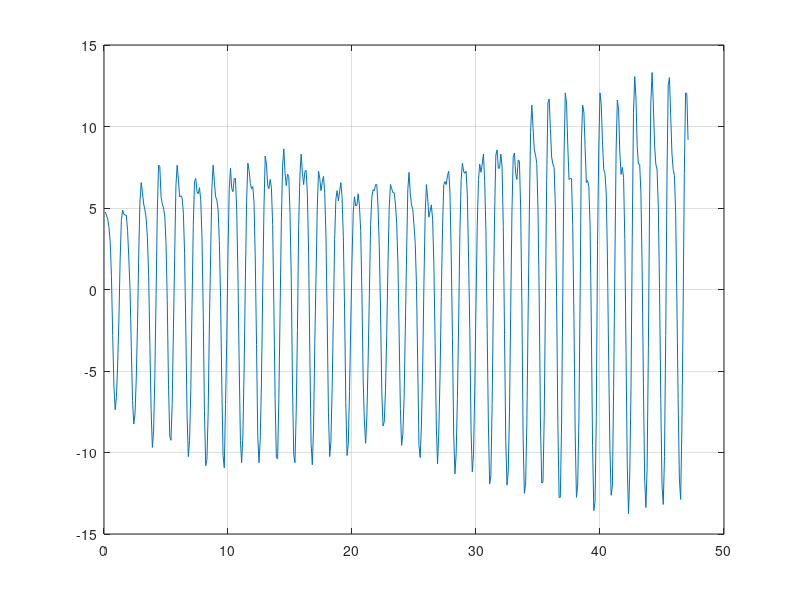

The MATLAB source for this figure:
% Carica la matrice dei dati (es: [M1, M2, M3, M4, roll, pitch])
data = [
1226, 1273, 1273, 1226, 4.7500000000, -5.4374995232;
1227, 1272, 1272, 1227, 4.5625019073, -6.0624718666;
1228, 1271, 1271, 1228, 4.3125028610, -5.9375000000;
1230, 1269, 1269, 1230, 3.8125016689, -5.3124995232;
1235, 1264, 1264, 1235, 2.9375014305, -3.6249997616;
1245, 1254, 1254, 1245, 0.8125030398, -0.4374699593;
1264, 1235, 1235, 1264, -2.8124983311, 3.9375667572;
1279, 1220, 1220, 1279, -5.9374966621, 7.3125548363;
1286, 1213, 1213, 1286, -7.3749980927, 9.1250677109;
1283, 1216, 1216, 1283, -6.6249928474, 9.2500333786;
1273, 1226, 1226, 1273, -4.6249933243, 8.1250457764;
1259, 1240, 1240, 1259, -1.8749990463, 5.7500524521;
1240, 1259, 1259, 1240, 1.8125003576, 1.6250560284;
1228, 1271, 1271, 1228, 4.2500000000, -1.6250007153;
1225, 1274, 1274, 1225, 4.8750038147, -3.6249997616;
1226, 1273, 1273, 1226, 4.6250019073, -5.2500000000;
1227, 1272, 1272, 1227, 4.5625019073, -6.1250023842;
1227, 1272, 1272, 1227, 4.5625019073, -5.9375000000;
1231, 1268, 1268, 1231, 3.6250002384, -5.1249833107;
1240, 1259, 1259, 1240, 1.9375026226, -2.9374694824;
1250, 1250, 1250, 1250, 0.0000000000, 0.0625126660;
1267, 1232, 1232, 1267, -3.4999969006, 4.5000467300;
1284, 1215, 1215, 1284, -6.8124980927, 8.0000543594;
1291, 1208, 1208, 1291, -8.2499961853, 10.1875448227;
1288, 1211, 1211, 1288, -7.6249971390, 10.6250324249;
1277, 1222, 1222, 1277, -5.4999990463, 9.2500333786;
1261, 1238, 1238, 1261, -2.2499969006, 6.3125324249;
1239, 1260, 1260, 1239, 2.1250021458, 1.5000635386;
1222, 1277, 1277, 1222, 5.4374971390, -2.9374694824;
1217, 1282, 1282, 1217, 6.5625009537, -5.7500009537;
1220, 1279, 1279, 1220, 5.9375019073, -6.9999704361;
1223, 1276, 1276, 1223, 5.2500014305, -7.1874861717;
1225, 1274, 1274, 1225, 4.8750038147, -6.6249995232;
1228, 1271, 1271, 1228, 4.3750028610, -5.7500009537;
1234, 1265, 1265, 1234, 3.1875019073, -4.0624690056;
1245, 1254, 1254, 1245, 0.8750024438, -0.8125013113;
1267, 1232, 1232, 1267, -3.4374976158, 4.2500615120;
1287, 1212, 1212, 1287, -7.4374976158, 8.3750305176;
1298, 1201, 1201, 1298, -9.6874923706, 11.4375505447;
1293, 1206, 1206, 1293, -8.6874980927, 11.3125305176;
1276, 1223, 1223, 1276, -5.2499966621, 9.0625305176;
1251, 1248, 1248, 1251, -0.3124980032, 4.6875762939;
1225, 1274, 1274, 1225, 4.8750038147, -0.5624993443;
1211, 1288, 1288, 1211, 7.6250014305, -4.4375014305;
1212, 1287, 1287, 1212, 7.5625009537, -6.6249995232;
1221, 1278, 1278, 1221, 5.6875014305, -7.3750014305;
1223, 1276, 1276, 1223, 5.2500014305, -7.5000004768;
1225, 1275, 1275, 1225, 5.0000023842, -7.2499985695;
1227, 1272, 1272, 1227, 4.5000023842, -6.3124704361;
1235, 1264, 1264, 1235, 2.8750016689, -3.7500021458;
1253, 1246, 1246, 1253, -0.6874990463, 1.0625759363;
1279, 1220, 1220, 1279, -5.8124966621, 7.0625691414;
1295, 1205, 1205, 1295, -8.9999961853, 10.8125610352;
1296, 1203, 1203, 1296, -9.2499952316, 11.9375762939;
1285, 1215, 1215, 1285, -6.9999966621, 10.6250324249;
1261, 1238, 1238, 1261, -2.3749964237, 6.9375758171;
1239, 1260, 1260, 1239, 2.1250021458, 2.6875331402;
1218, 1281, 1281, 1218, 6.3750004768, -2.6250011921;
1211, 1288, 1288, 1211, 7.6250014305, -5.7500009537;
1216, 1283, 1283, 1216, 6.7500028610, -6.6249995232;
1221, 1278, 1278, 1221, 5.6875014305, -7.3750014305;
1221, 1278, 1278, 1221, 5.7500014305, -7.6874690056;
1221, 1278, 1278, 1221, 5.6250028610, -7.2499985695;
1226, 1273, 1273, 1226, 4.6875009537, -5.9375000000;
1239, 1260, 1260, 1239, 2.1875014305, -2.5000028610;
1263, 1236, 1236, 1263, -2.6249978542, 3.4375698566;
1288, 1211, 1211, 1288, -7.7499957085, 9.2500333786;
1300, 1200, 1200, 1300, -10.2499952316, 12.6875295639;
1296, 1203, 1203, 1296, -9.2499952316, 12.6875295639;
1280, 1219, 1219, 1280, -6.1874985695, 10.0625514984;
1254, 1245, 1245, 1254, -0.9374978542, 4.8125681877;
1230, 1269, 1269, 1230, 3.9375019073, -0.6249716878;
1216, 1283, 1283, 1216, 6.6250004768, -4.6250004768;
1215, 1284, 1284, 1215, 6.8125019073, -6.8750014305;
1220, 1280, 1280, 1220, 5.9999971390, -7.8124990463;
1220, 1279, 1279, 1220, 5.8750014305, -8.3749685287;
1218, 1281, 1281, 1218, 6.2500019073, -8.3749685287;
1222, 1277, 1277, 1222, 5.5000000000, -7.0625000000;
1233, 1266, 1266, 1233, 3.2500026226, -4.3125028610;
1256, 1243, 1243, 1256, -1.3749980927, 1.1875690222;
1287, 1212, 1212, 1287, -7.4374976158, 8.0000543594;
1300, 1200, 1200, 1300, -10.8124961853, 12.1875324249;
1300, 1200, 1200, 1300, -10.4374961853, 13.0625619888;
1287, 1212, 1212, 1287, -7.5624976158, 11.1875667572;
1260, 1239, 1239, 1260, -2.0624978542, 6.2500500679;
1239, 1260, 1260, 1239, 2.1250021458, 2.1875629425;
1218, 1281, 1281, 1218, 6.2500019073, -2.6250011921;
1211, 1288, 1288, 1211, 7.6250014305, -5.5625023842;
1216, 1283, 1283, 1216, 6.6250004768, -6.8125019073;
1221, 1278, 1278, 1221, 5.6875014305, -7.6249871254;
1222, 1277, 1277, 1222, 5.5000000000, -7.6249871254;
1225, 1274, 1274, 1225, 4.8750038147, -6.5624685287;
1235, 1265, 1265, 1235, 3.0000002384, -4.4375014305;
1252, 1247, 1247, 1252, -0.4999965131, -0.3125016391;
1279, 1220, 1220, 1279, -5.8749961853, 6.3125324249;
1300, 1200, 1200, 1300, -10.1874961853, 11.8125562668;
1300, 1200, 1200, 1300, -10.9374952316, 14.0000190735;
1285, 1214, 1214, 1285, -7.0624966621, 11.3750686646;
1265, 1235, 1235, 1265, -2.9999961853, 7.5625667572;
1238, 1261, 1261, 1238, 2.3750002384, 1.8125309944;
1219, 1280, 1280, 1219, 6.1875023842, -3.1875011921;
1212, 1287, 1287, 1212, 7.4375019073, -5.9375000000;
1219, 1280, 1280, 1219, 6.1875023842, -6.9999704361;
1220, 1280, 1280, 1220, 5.9999971390, -8.1875009537;
1215, 1284, 1284, 1215, 6.8125019073, -9.0624990463;
1215, 1284, 1284, 1215, 6.8125019073, -8.5624723434;
1225, 1274, 1274, 1225, 4.9375000000, -6.3750004768;
1245, 1254, 1254, 1245, 0.9375020862, -1.6875003576;
1272, 1227, 1227, 1272, -4.4999971390, 4.6875762939;
1296, 1203, 1203, 1296, -9.2499952316, 10.1875448227;
1300, 1200, 1200, 1300, -10.6249961853, 12.8125495911;
1294, 1205, 1205, 1294, -8.9374971390, 12.1250505447;
1274, 1225, 1225, 1274, -4.8749995232, 9.0000753403;
1247, 1252, 1252, 1247, 0.5625000000, 4.2500615120;
1223, 1276, 1276, 1223, 5.3750014305, -0.9375014901;
1211, 1288, 1288, 1211, 7.7500000000, -5.0000019073;
1213, 1286, 1286, 1213, 7.3125033379, -7.1874861717;
1217, 1282, 1282, 1217, 6.5000019073, -8.1875009537;
1219, 1280, 1280, 1219, 6.1875023842, -9.1249990463;
1218, 1281, 1281, 1218, 6.3125014305, -9.0624990463;
1223, 1276, 1276, 1223, 5.3125009537, -7.4374704361;
1240, 1259, 1259, 1240, 1.8125003576, -2.8749868870;
1266, 1233, 1233, 1266, -3.3749971390, 3.3125774860;
1295, 1205, 1205, 1295, -8.9999961853, 10.4375562668;
1300, 1200, 1200, 1300, -10.6249961853, 13.1875543594;
1295, 1204, 1204, 1295, -9.1874952316, 13.1250457764;
1277, 1222, 1222, 1277, -5.5624990463, 10.4375562668;
1250, 1250, 1250, 1250, 0.0000000000, 5.1875462532;
1225, 1275, 1275, 1225, 5.0000023842, -0.8749713302;
1209, 1290, 1290, 1209, 8.1875009537, -5.5000028610;
1211, 1288, 1288, 1211, 7.6875004768, -7.5625009537;
1218, 1281, 1281, 1218, 6.3750004768, -8.1875009537;
1219, 1280, 1280, 1219, 6.1875023842, -8.9375000000;
1216, 1283, 1283, 1216, 6.7500028610, -8.9375000000;
1218, 1281, 1281, 1218, 6.2500019073, -8.0000019073;
1230, 1270, 1270, 1230, 4.0000019073, -5.1249833107;
1255, 1244, 1244, 1255, -1.1874966621, 1.5625466108;
1283, 1216, 1216, 1283, -6.7499990463, 8.0625629425;
1300, 1200, 1200, 1300, -10.3124952316, 12.5000553131;
1300, 1200, 1200, 1300, -10.3749990463, 13.7500610352;
1283, 1216, 1216, 1283, -6.6874957085, 11.1250562668;
1256, 1243, 1243, 1256, -1.3749980927, 6.2500500679;
1229, 1270, 1270, 1229, 4.1250009537, 0.6249996424;
1212, 1287, 1287, 1212, 7.5625009537, -3.7500021458;
1206, 1293, 1293, 1206, 8.6249990463, -6.4999866486;
1214, 1285, 1285, 1214, 7.1250004768, -7.3750014305;
1218, 1281, 1281, 1218, 6.3750004768, -8.3124866486;
1214, 1285, 1285, 1214, 7.0625004768, -8.9375000000;
1215, 1284, 1284, 1215, 6.9374976158, -8.5624723434;
1226, 1273, 1273, 1226, 4.6875009537, -6.0624718666;
1246, 1253, 1253, 1246, 0.7500031590, -1.3124716282;
1279, 1220, 1220, 1279, -5.8124966621, 6.3125324249;
1300, 1200, 1200, 1300, -10.1249971390, 11.6250543594;
1300, 1200, 1200, 1300, -10.6249961853, 13.5625324249;
1287, 1212, 1212, 1287, -7.4999938011, 11.7500476837;
1262, 1237, 1237, 1262, -2.4999992847, 7.5625667572;
1230, 1270, 1270, 1230, 4.0000019073, 1.1875690222;
1215, 1285, 1285, 1215, 7.0000009537, -2.8125016689;
1208, 1291, 1291, 1208, 8.3125000000, -5.9375000000;
1214, 1285, 1285, 1214, 7.1250004768, -7.4374704361;
1217, 1282, 1282, 1217, 6.4375009537, -8.6250019073;
1213, 1286, 1286, 1213, 7.2499995232, -9.5625000000;
1213, 1286, 1286, 1213, 7.3125033379, -9.2499713898;
1220, 1279, 1279, 1220, 5.8750014305, -7.4374704361;
1238, 1261, 1261, 1238, 2.2500014305, -2.8749868870;
1270, 1230, 1230, 1270, -3.9999971390, 4.5000467300;
1297, 1202, 1202, 1297, -9.4374942780, 10.9375534058;
1300, 1200, 1200, 1300, -10.7499923706, 13.1250457764;
1292, 1207, 1207, 1292, -8.4999980927, 12.2500705719;
1266, 1233, 1233, 1266, -3.2499976158, 8.2500667572;
1245, 1254, 1254, 1245, 0.8750024438, 4.1875510216;
1225, 1275, 1275, 1225, 5.0000023842, -1.0000009537;
1213, 1286, 1286, 1213, 7.2499995232, -4.8124995232;
1215, 1284, 1284, 1215, 6.8125019073, -6.5624685287;
1219, 1280, 1280, 1219, 6.0625004768, -8.0000019073;
1217, 1282, 1282, 1217, 6.5625009537, -9.1249990463;
1215, 1284, 1284, 1215, 6.9374976158, -9.0624990463;
1220, 1279, 1279, 1220, 5.9375019073, -7.8749670982;
1233, 1266, 1266, 1233, 3.2500026226, -4.3750023842;
1259, 1240, 1240, 1259, -1.8749990463, 2.1875629425;
1287, 1212, 1212, 1287, -7.5624976158, 9.1250677109;
1300, 1200, 1200, 1300, -10.2499952316, 13.1250457764;
1296, 1203, 1203, 1296, -9.3124942780, 13.1875543594;
1280, 1220, 1220, 1280, -5.9999928474, 10.6875686646;
1257, 1242, 1242, 1257, -1.5624978542, 6.2500500679;
1234, 1265, 1265, 1234, 3.0625028610, 0.6249996424;
1222, 1277, 1277, 1222, 5.5625033379, -3.0625026226;
1219, 1280, 1280, 1219, 6.0625004768, -5.2500000000;
1222, 1277, 1277, 1222, 5.4374971390, -6.9374833107;
1220, 1280, 1280, 1220, 5.9999971390, -8.2500009537;
1217, 1282, 1282, 1217, 6.5625009537, -8.5624723434;
1221, 1278, 1278, 1221, 5.6250028610, -7.3124990463;
1233, 1266, 1266, 1233, 3.2500026226, -4.5625004768;
1255, 1244, 1244, 1255, -1.1874966621, 0.8750468493;
1284, 1215, 1215, 1284, -6.9374976158, 7.6875319481;
1300, 1200, 1200, 1300, -10.1874961853, 12.0000305176;
1297, 1202, 1202, 1297, -9.4999971390, 12.1875324249;
1281, 1218, 1218, 1281, -6.2499942780, 10.0625514984;
1260, 1239, 1239, 1260, -2.0624978542, 6.7500743866;
1240, 1259, 1259, 1240, 1.8125003576, 2.3750655651;
1226, 1273, 1273, 1226, 4.7500000000, -1.7499865294;
1221, 1278, 1278, 1221, 5.6875014305, -4.2499723434;
1224, 1275, 1275, 1224, 5.1250014305, -5.7500009537;
1224, 1275, 1275, 1224, 5.1875019073, -7.3750014305;
1220, 1279, 1279, 1220, 5.8750014305, -8.1249704361;
1224, 1275, 1275, 1224, 5.1250014305, -6.9374833107;
1231, 1268, 1268, 1231, 3.6250002384, -5.1249833107;
1251, 1248, 1248, 1251, -0.2499981374, -0.1874713898;
1277, 1222, 1222, 1277, -5.5624990463, 6.6250553131;
1290, 1209, 1209, 1290, -8.1249980927, 9.9375324249;
1297, 1202, 1202, 1297, -9.4374942780, 11.6250543594;
1288, 1211, 1211, 1288, -7.7499957085, 10.5625762939;
1271, 1228, 1228, 1271, -4.3749990463, 8.3125753403;
1251, 1248, 1248, 1251, -0.3124980032, 4.2500615120;
1230, 1270, 1270, 1230, 4.0000019073, -1.1875000000;
1221, 1278, 1278, 1221, 5.6875014305, -3.5000004768;
1219, 1280, 1280, 1219, 6.1250033379, -5.5000028610;
1219, 1280, 1280, 1219, 6.0625004768, -7.6874690056;
1217, 1282, 1282, 1217, 6.4375009537, -8.4999980927;
1217, 1282, 1282, 1217, 6.4375009537, -8.2500009537;
1224, 1275, 1275, 1224, 5.0625019073, -6.8125019073;
1236, 1263, 1263, 1236, 2.6250021458, -3.8124704361;
1256, 1243, 1243, 1256, -1.3124991655, 0.9375567436;
1280, 1219, 1219, 1280, -6.1874985695, 6.6250553131;
1291, 1208, 1208, 1291, -8.3749933243, 9.5000448227;
1290, 1209, 1209, 1290, -8.1249980927, 10.3125648499;
1280, 1219, 1219, 1280, -6.1874985695, 9.5625543594;
1263, 1236, 1236, 1263, -2.7499969006, 6.8125567436;
1242, 1257, 1257, 1242, 1.5000021458, 2.3125560284;
1225, 1275, 1275, 1225, 5.0000023842, -2.2499697208;
1217, 1282, 1282, 1217, 6.4375009537, -5.5625023842;
1219, 1280, 1280, 1219, 6.1875023842, -7.6874690056;
1220, 1279, 1279, 1220, 5.9375019073, -8.8124704361;
1220, 1279, 1279, 1220, 5.9375019073, -8.8124704361;
1223, 1276, 1276, 1223, 5.2500014305, -7.8749670982;
1229, 1270, 1270, 1229, 4.1250009537, -6.3750004768;
1241, 1258, 1258, 1241, 1.6875011921, -2.9374694824;
1263, 1236, 1236, 1263, -2.6874978542, 2.5625674725;
1286, 1213, 1213, 1286, -7.3124957085, 7.5000562668;
1297, 1202, 1202, 1297, -9.5624952316, 10.5000667572;
1294, 1205, 1205, 1294, -8.8749933243, 11.1875667572;
1283, 1216, 1216, 1283, -6.6874957085, 9.8750495911;
1261, 1238, 1238, 1261, -2.3749964237, 5.6875700951;
1239, 1260, 1260, 1239, 2.0624983311, 1.0000661612;
1219, 1280, 1280, 1219, 6.1250033379, -3.8124704361;
1214, 1285, 1285, 1214, 7.1875009537, -6.9999704361;
1220, 1279, 1279, 1220, 5.8750014305, -8.0000019073;
1224, 1275, 1275, 1224, 5.1875019073, -8.0000019073;
1225, 1274, 1274, 1225, 4.9375000000, -7.5625009537;
1230, 1269, 1269, 1230, 3.9375019073, -6.4375009537;
1235, 1264, 1264, 1235, 2.8125023842, -4.5625004768;
1248, 1251, 1251, 1248, 0.2500028312, -0.4999997020;
1273, 1226, 1226, 1273, -4.6249933243, 5.3125658035;
1297, 1202, 1202, 1297, -9.5624952316, 10.7500514984;
1300, 1200, 1200, 1300, -10.3124952316, 12.4375457764;
1291, 1208, 1208, 1291, -8.2499961853, 11.2500772476;
1274, 1225, 1225, 1274, -4.8124961853, 8.3750305176;
1248, 1251, 1251, 1248, 0.3750016987, 3.6250450611;
1226, 1273, 1273, 1226, 4.6250019073, -1.3124716282;
1217, 1282, 1282, 1217, 6.4375009537, -4.8750028610;
1221, 1278, 1278, 1221, 5.6250028610, -5.7500009537;
1227, 1272, 1272, 1227, 4.4375019073, -6.3750004768;
1225, 1274, 1274, 1225, 4.8125000000, -7.2499985695;
1224, 1275, 1275, 1224, 5.1875019073, -7.3124990463;
1228, 1271, 1271, 1228, 4.3125028610, -6.1250023842;
1241, 1258, 1258, 1241, 1.6250014305, -2.6874701977;
1265, 1234, 1234, 1265, -3.1874980927, 3.5000522137;
1292, 1207, 1207, 1292, -8.4374914169, 9.8750495911;
1300, 1200, 1200, 1300, -10.6874961853, 12.6250743866;
1293, 1206, 1206, 1293, -8.7499942780, 11.7500476837;
1276, 1223, 1223, 1276, -5.2499966621, 9.1250677109;
1252, 1247, 1247, 1252, -0.4374972880, 4.5000467300;
1231, 1268, 1268, 1231, 3.7500023842, -0.3749871850;
1217, 1282, 1282, 1217, 6.4375009537, -4.9374718666;
1216, 1283, 1283, 1216, 6.6250004768, -6.9374833107;
1217, 1282, 1282, 1217, 6.4375009537, -8.6250019073;
1215, 1285, 1285, 1215, 7.0000009537, -9.8125019073;
1213, 1286, 1286, 1213, 7.2499995232, -9.9374704361;
1220, 1279, 1279, 1220, 5.9375019073, -8.2500009537;
1239, 1260, 1260, 1239, 2.1875014305, -3.6249997616;
1264, 1235, 1235, 1264, -2.9374969006, 2.3750655651;
1294, 1205, 1205, 1294, -8.8749933243, 9.3125705719;
1300, 1200, 1200, 1300, -11.3124933243, 12.6875295639;
1300, 1200, 1200, 1300, -10.0624971390, 12.6875295639;
1283, 1216, 1216, 1283, -6.6874957085, 10.3125648499;
1260, 1240, 1240, 1260, -1.9999983311, 6.1875677109;
1232, 1267, 1267, 1232, 3.4374980927, 0.3124986291;
1216, 1283, 1283, 1216, 6.6875038147, -4.1875000000;
1211, 1288, 1288, 1211, 7.7500000000, -7.2499985695;
1213, 1286, 1286, 1213, 7.2499995232, -8.8124704361;
1214, 1285, 1285, 1214, 7.1250004768, -9.7500019073;
1213, 1286, 1286, 1213, 7.2499995232, -9.8750019073;
1220, 1279, 1279, 1220, 5.8125004768, -8.2500009537;
1240, 1259, 1259, 1240, 1.9375026226, -3.9375009537;
1262, 1237, 1237, 1262, -2.4999992847, 1.1875690222;
1293, 1206, 1206, 1293, -8.6249980927, 8.6250715256;
1300, 1200, 1200, 1300, -11.1874961853, 12.7500667572;
1300, 1200, 1200, 1300, -10.1249971390, 13.1875543594;
1280, 1219, 1219, 1280, -6.0624957085, 10.2500543594;
1254, 1245, 1245, 1254, -0.8124979138, 5.0000705719;
1230, 1269, 1269, 1230, 3.8750016689, -1.0624864101;
1216, 1283, 1283, 1216, 6.7500028610, -5.4374995232;
1211, 1288, 1288, 1211, 7.6875004768, -7.9375014305;
1214, 1285, 1285, 1214, 7.1875009537, -9.1249990463;
1211, 1288, 1288, 1211, 7.6875004768, -10.5624837875;
1208, 1291, 1291, 1208, 8.3125000000, -10.6249704361;
1216, 1283, 1283, 1216, 6.6250004768, -8.4374980927;
1232, 1267, 1267, 1232, 3.5625007153, -5.1874694824;
1262, 1237, 1237, 1262, -2.4999992847, 1.6875656843;
1291, 1208, 1208, 1291, -8.3124961853, 8.3125753403;
1300, 1200, 1200, 1300, -11.9374961853, 12.9375696182;
1300, 1200, 1200, 1300, -11.4374923706, 13.5000495911;
1285, 1214, 1214, 1285, -7.0624966621, 10.1875448227;
1254, 1245, 1245, 1254, -0.8124979138, 4.8125681877;
1226, 1273, 1273, 1226, 4.6250019073, -0.6249716878;
1208, 1291, 1291, 1208, 8.2500009537, -5.6249713898;
1207, 1292, 1292, 1207, 8.5625009537, -8.0625019073;
1212, 1287, 1287, 1212, 7.4375019073, -9.3750009537;
1212, 1287, 1287, 1212, 7.4375019073, -10.6875000000;
1208, 1291, 1291, 1208, 8.3125000000, -11.6250009537;
1212, 1287, 1287, 1212, 7.5625009537, -10.4375009537;
1230, 1269, 1269, 1230, 3.8750016689, -6.2500014305;
1263, 1236, 1236, 1263, -2.7499969006, 1.4375541210;
1296, 1203, 1203, 1296, -9.3124942780, 9.5625543594;
1300, 1200, 1200, 1300, -11.9999961853, 13.8125438690;
1300, 1200, 1200, 1300, -11.1874961853, 14.1875762939;
1287, 1212, 1212, 1287, -7.5624976158, 11.3750686646;
1255, 1244, 1244, 1255, -1.1249961853, 5.6875700951;
1225, 1274, 1274, 1225, 4.8125000000, -1.1249687672;
1209, 1290, 1290, 1209, 8.1250019073, -6.7499718666;
1208, 1291, 1291, 1208, 8.3750000000, -9.1875019073;
1214, 1285, 1285, 1214, 7.1250004768, -9.8125019073;
1216, 1283, 1283, 1216, 6.7500028610, -10.7500000000;
1210, 1289, 1289, 1210, 7.9374990463, -11.0624694824;
1210, 1289, 1289, 1210, 7.8750038147, -10.3124980927;
1225, 1275, 1275, 1225, 5.0000023842, -7.3750014305;
1254, 1245, 1245, 1254, -0.9374978542, -0.6875024438;
1295, 1204, 1204, 1295, -9.1249990463, 8.8125448227;
1300, 1200, 1200, 1300, -12.4999971390, 13.4375677109;
1300, 1200, 1200, 1300, -11.9374961853, 14.2500314713;
1291, 1208, 1208, 1291, -8.2499961853, 11.6875629425;
1258, 1241, 1241, 1258, -1.6874970198, 5.8750448227;
1226, 1273, 1273, 1226, 4.6250019073, -0.4374699593;
1201, 1298, 1298, 1201, 9.6249961853, -6.8125019073;
1200, 1300, 1300, 1200, 11.3125019073, -10.5624837875;
1200, 1299, 1299, 1200, 9.9375009537, -11.4374990463;
1207, 1292, 1292, 1207, 8.5625009537, -11.8750000000;
1208, 1291, 1291, 1208, 8.2500009537, -11.6875019073;
1211, 1288, 1288, 1211, 7.7500000000, -10.5000009537;
1225, 1274, 1274, 1225, 4.8750038147, -7.1249995232;
1253, 1246, 1246, 1253, -0.6874990463, -0.7500016689;
1291, 1208, 1208, 1291, -8.3124961853, 8.6250715256;
1300, 1200, 1200, 1300, -11.8749971390, 13.7500610352;
1300, 1200, 1200, 1300, -11.8124971390, 15.4375572205;
1289, 1210, 1210, 1289, -7.8749952316, 12.6875295639;
1253, 1246, 1246, 1253, -0.6874990463, 5.6875700951;
1216, 1283, 1283, 1216, 6.7500028610, -2.7500002384;
1200, 1300, 1300, 1200, 11.4374990463, -9.3125009537;
1200, 1300, 1300, 1200, 11.6874980927, -12.0624980927;
1200, 1299, 1299, 1200, 9.8750028610, -12.1249971390;
1209, 1290, 1290, 1209, 8.1250019073, -11.4999685287;
1211, 1288, 1288, 1211, 7.6875004768, -10.8124685287;
1212, 1287, 1287, 1212, 7.4999980927, -9.7500019073;
1224, 1275, 1275, 1224, 5.0625019073, -6.6249995232;
1252, 1247, 1247, 1252, -0.4999965131, -0.6249716878;
1290, 1209, 1209, 1290, -8.1874971390, 7.5000562668;
1300, 1200, 1200, 1300, -12.7499952316, 13.6875514984;
1300, 1200, 1200, 1300, -12.7499952316, 15.8750696182;
1291, 1208, 1208, 1291, -8.3124961853, 12.2500705719;
1250, 1249, 1249, 1250, -0.0624983609, 4.4375634193;
1209, 1290, 1290, 1209, 8.1875009537, -3.5624866486;
1200, 1300, 1300, 1200, 12.0625028610, -9.3750009537;
1200, 1300, 1300, 1200, 11.4374990463, -10.9374990463;
1205, 1294, 1294, 1205, 8.8750000000, -11.0624694824;
1216, 1283, 1283, 1216, 6.7500028610, -10.6875000000;
1215, 1284, 1284, 1215, 6.8125019073, -10.5624837875;
1215, 1284, 1284, 1215, 6.8125019073, -9.6250000000;
1230, 1269, 1269, 1230, 3.9375019073, -6.1250023842;
1260, 1240, 1240, 1260, -1.9999983311, 0.6249996424;
1294, 1205, 1205, 1294, -8.9374971390, 9.1875505447;
1300, 1200, 1200, 1300, -12.7499952316, 15.0000696182;
1300, 1200, 1200, 1300, -11.9999961853, 16.2500743866;
1289, 1210, 1210, 1289, -7.9374980927, 12.5000553131;
1250, 1249, 1249, 1250, -0.1249990687, 4.6250667572;
1204, 1295, 1295, 1204, 9.1250028610, -5.6875014305;
1200, 1300, 1300, 1200, 11.3125019073, -9.6250000000;
1200, 1300, 1300, 1200, 10.8750038147, -12.1249971390;
1206, 1293, 1293, 1206, 8.6875000000, -11.8125009537;
1217, 1282, 1282, 1217, 6.5625009537, -10.3124980927;
1216, 1283, 1283, 1216, 6.6875038147, -9.9374704361;
1218, 1281, 1281, 1218, 6.3125014305, -8.1875009537;
1230, 1269, 1269, 1230, 3.8750016689, -5.0000019073;
1260, 1239, 1239, 1260, -2.1249971390, 1.1250307560;
1297, 1202, 1202, 1297, -9.5624952316, 8.6250715256;
1300, 1200, 1200, 1300, -13.5624933243, 14.3125686646;
1300, 1200, 1200, 1300, -12.9999971390, 15.6875677109;
1289, 1210, 1210, 1289, -7.8124952316, 10.8125610352;
1236, 1263, 1263, 1236, 2.6875026226, 1.3125618696;
1206, 1293, 1293, 1206, 8.6249990463, -4.4375014305;
1200, 1300, 1300, 1200, 12.0625028610, -9.4999685287;
1200, 1300, 1300, 1200, 11.3750047684, -11.4374990463;
1204, 1295, 1295, 1204, 9.0624990463, -11.1874990463;
1213, 1286, 1286, 1213, 7.3750028610, -10.8124685287;
1214, 1285, 1285, 1214, 7.1250004768, -10.6249704361;
1220, 1279, 1279, 1220, 5.9375019073, -8.6875028610;
1240, 1259, 1259, 1240, 1.9375026226, -4.3750023842;
1272, 1227, 1227, 1272, -4.4999971390, 2.3750655651;
1299, 1200, 1200, 1299, -9.8124942780, 9.3125705719;
1300, 1200, 1200, 1300, -12.6249923706, 14.7500553131;
1300, 1200, 1200, 1300, -11.9999961853, 15.8750696182;
1280, 1220, 1220, 1280, -5.9999928474, 10.5000667572;
1241, 1258, 1258, 1241, 1.6250014305, 3.1250746250;
1207, 1292, 1292, 1207, 8.5625009537, -5.0625019073;
1200, 1300, 1300, 1200, 11.6250028610, -10.5000009537;
1200, 1300, 1300, 1200, 11.0000019073, -12.3749837875;
1208, 1291, 1291, 1208, 8.3750000000, -11.6250009537;
1214, 1285, 1285, 1214, 7.0625004768, -10.6875000000;
1212, 1287, 1287, 1212, 7.4999980927, -10.4375009537;
1215, 1284, 1284, 1215, 6.8750014305, -8.9999685287;
1234, 1265, 1265, 1234, 3.0625028610, -4.7499694824;
1270, 1230, 1230, 1270, -3.9999971390, 2.3750655651;
1300, 1200, 1200, 1300, -10.8749961853, 9.9375324249;
1300, 1200, 1200, 1300, -13.7499933243, 15.5000667572;
1300, 1200, 1200, 1300, -11.3124933243, 14.3750505447;
1280, 1219, 1219, 1280, -6.0624957085, 9.3125705719;
1234, 1265, 1265, 1234, 3.1250030994, 0.5624965429;
1200, 1300, 1300, 1200, 10.8750038147, -7.4374704361;
1200, 1300, 1300, 1200, 13.0624971390, -11.4374990463;
1200, 1300, 1300, 1200, 11.7499990463, -12.6874990463;
1206, 1293, 1293, 1206, 8.7499990463, -11.8125009537;
1211, 1288, 1288, 1211, 7.6875004768, -11.3750000000;
1211, 1288, 1288, 1211, 7.6875004768, -10.8749980927;
1220, 1279, 1279, 1220, 5.8750014305, -8.3124866486;
1244, 1255, 1255, 1244, 1.1875007153, -3.2500011921;
1278, 1221, 1221, 1278, -5.7499976158, 4.2500615120;
1300, 1200, 1200, 1300, -11.6249942780, 11.8750658035;
1300, 1200, 1200, 1300, -13.3749952316, 15.5000667572;
1300, 1200, 1200, 1300, -10.9374952316, 14.1875762939;
1268, 1231, 1231, 1268, -3.6249928474, 7.2500448227;
1222, 1277, 1277, 1222, 5.4374971390, -1.3750015497;
1200, 1300, 1300, 1200, 11.5000028610, -7.9375014305;
1200, 1300, 1300, 1200, 13.3125028610, -12.4374694824;
1200, 1300, 1300, 1200, 11.3750047684, -12.7499990463;
1205, 1294, 1294, 1205, 8.8750000000, -11.7499704361;
1211, 1288, 1288, 1211, 7.6875004768, -10.9374990463;
1213, 1286, 1286, 1213, 7.3750028610, -9.9374704361;
1224, 1275, 1275, 1224, 5.1250014305, -7.1874861717;
1249, 1250, 1250, 1249, 0.0625024140, -1.7499865294;
1283, 1216, 1216, 1283, -6.7499990463, 5.6875700951;
1300, 1200, 1200, 1300, -11.9999961853, 12.8750324249;
1300, 1200, 1200, 1300, -13.1874933243, 15.7500495911;
1300, 1200, 1200, 1300, -10.2499952316, 14.0625562668;
1264, 1235, 1235, 1264, -2.8124983311, 7.0625691414;
1216, 1283, 1283, 1216, 6.7500028610, -2.6874701977;
1200, 1300, 1300, 1200, 12.5625000000, -9.8750019073;
1200, 1300, 1300, 1200, 13.0000019073, -12.6249666214;
1200, 1300, 1300, 1200, 10.6874971390, -12.8125019073;
1208, 1291, 1291, 1208, 8.3750000000, -11.6875019073;
1213, 1286, 1286, 1213, 7.3750028610, -10.8749980927;
1215, 1285, 1285, 1215, 7.0000009537, -9.8750019073;
1226, 1273, 1273, 1226, 4.7500000000, -6.5624685287;
1253, 1246, 1246, 1253, -0.7499982715, -0.6875024438;
1283, 1216, 1216, 1283, -6.7499990463, 5.6250333786;
1300, 1200, 1200, 1300, -11.5624866486, 11.9375762939;
1300, 1200, 1200, 1300, -12.8749942780, 15.4375572205;
1293, 1206, 1206, 1293, -8.6874980927, 12.4375457764;
1257, 1242, 1242, 1257, -1.4999980927, 5.5000686646;
1214, 1285, 1285, 1214, 7.1250004768, -2.9374694824;
1200, 1300, 1300, 1200, 12.0625028610, -8.9375000000;
1200, 1300, 1300, 1200, 11.9999961853, -11.4374990463;
1204, 1295, 1295, 1204, 9.1875000000, -11.3124694824;
];



% Separazione degli ingressi (M1, M2, M3, M4) e delle uscite (roll, pitch)
U = data(:, 1:4); % Ingressi: M1, M2, M3, M4
U = U - 1000;
U = U / 1000;
Y_roll = data(:, 5); % Roll
Y_pitch = data(:, 6); % Pitch

T_s = 0.1; % Passo di campionamento in secondi
roll = Y_roll;
pitch = Y_pitch;

N_samples = length(roll);
T_total = N_samples * T_s;
T = zeros(1, N_samples);
for i = 1:N_samples
  T(i) = i * T_s;
endfor

plot(T, roll);
grid on;


